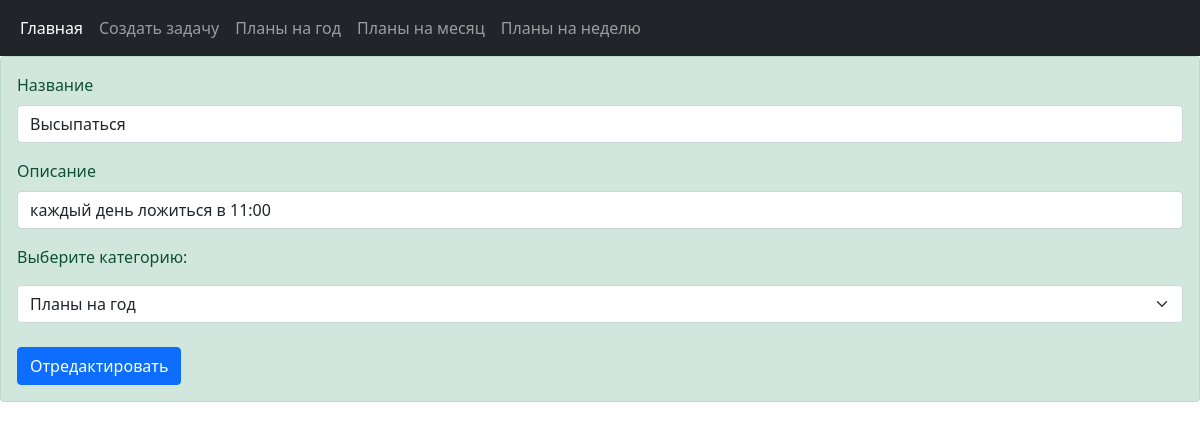
The page /task_manager/edit/5/ on the database its author committed.
### task_manager/models.py (models this page shows, shortened)
class Category(models.Model):
    name = models.CharField(max_length=100, db_index=True)
    class Meta:
        verbose_name = 'Категория'
        verbose_name_plural = 'Категории'
        ordering = ['name']

class Task(models.Model):
    status = models.BooleanField('status', default=False)
    title = models.CharField('title', max_length=25)
    descript = models.TextField('descript', max_length=70)
    when_created = models.DateTimeField(auto_now_add=True, db_index=True)
    category = models.ForeignKey('Category', null=True, on_delete=models.PROTECT)
    class Meta:
        verbose_name = 'задачу'
        verbose_name_plural = 'Задачи'
        ordering = ['title']

### task_manager/views.py (the view)
# urls.py: path('edit/<int:task_id>/', edit, name='edit_task'),
def edit(request, task_id):
    task_to_edit = Task.objects.get(id=task_id)
    categories = Category.objects.all()
    if request.method == 'POST':
        task_to_edit.title = request.POST.get('title')
        task_to_edit.descript = request.POST.get('descript')
        category =  request.POST.get('category')
        task_to_edit.category = Category.objects.get(name=category)
        task_to_edit.save()
        return HttpResponseRedirect('/task_manager')
    else:
        return render(request, 'task_manager/edit.html', {'task': task_to_edit, 'categories': categories})

### task_manager/templates/task_manager/edit.html (shortened to what this page needs)
{% extends 'layout/base.html' %}
{% block content %}
<div class="alert alert-success" role="alert">
    <form method="post">
        <div class="mb-3">
            <label for="title" class="form-label">Название</label>
            <input type="text" name="title" value="{{ task.title }}" class="form-control" id="title">
        </div>
        <div class="mb-3">
            <label for="descript" class="form-label">Описание</label>
            <input type="text" name="descript" value="{{ task.descript }}" class="form-control" id="descript">
        </div>
        <p> Выберите категорию:</p>
        <select class="form-select" name="category" aria-label="Default select example">
        {% for category in categories %}
            <option>{{ category.name }}</option>
        {% endfor %}
        </select>
        <br>
        <button type="submit" class="btn btn-primary">Отредактировать</button>
    </form>
</div>
{% endblock %}

### task_manager/templates/layout/base.html (shortened to what this page needs)
<!DOCTYPE html>
<html lang="en">
<head>
    <link rel="stylesheet" href="https://stackpath.bootstrapcdn.com/bootstrap/5.0.0-alpha1/css/bootstrap.min.css">
</head>
<body>
<nav class="navbar navbar-expand-lg navbar-dark bg-dark">
  <div class="container-fluid">
    <div class="collapse navbar-collapse" id="navbarSupportedContent">
      <ul class="navbar-nav mr-auto mb-2 mb-lg-0">
        <li class="nav-item">
          <a class="nav-link active" aria-current="page" href="{% url 'index' %}">Главная</a>
        </li>
        <li class="nav-item">
          <a class="nav-link" aria-current="page" href="{% url 'add' %}">Создать задачу</a>
        </li>
        {% for category in categories %}
          <li class="nav-item">
            <a class="nav-link" href="{% url 'by_category_name' category.pk %}">{{ category.name }}</a>
          </li>
        {% endfor %}
      </ul>
    </div>
  </div>
</nav>
{% block content %}{% endblock %}
</body>
</html>

### rows shown on the page
Category: name "Планы на год"
Category: name "Планы на месяц"
Category: name "Планы на неделю"
Task: title "Высыпаться", descript "каждый день ложиться в 11:00"

### other values the page prints
form field category "Планы на год"
